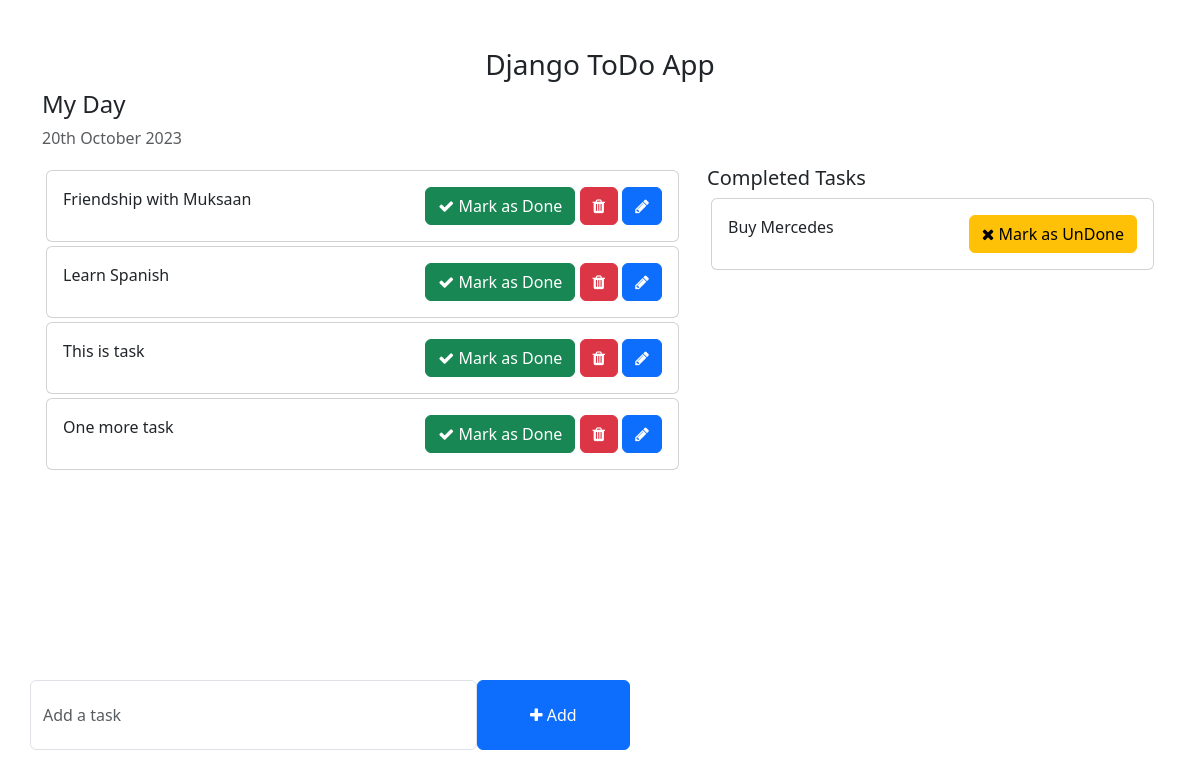
/, run on an earlier commit of the app's database.
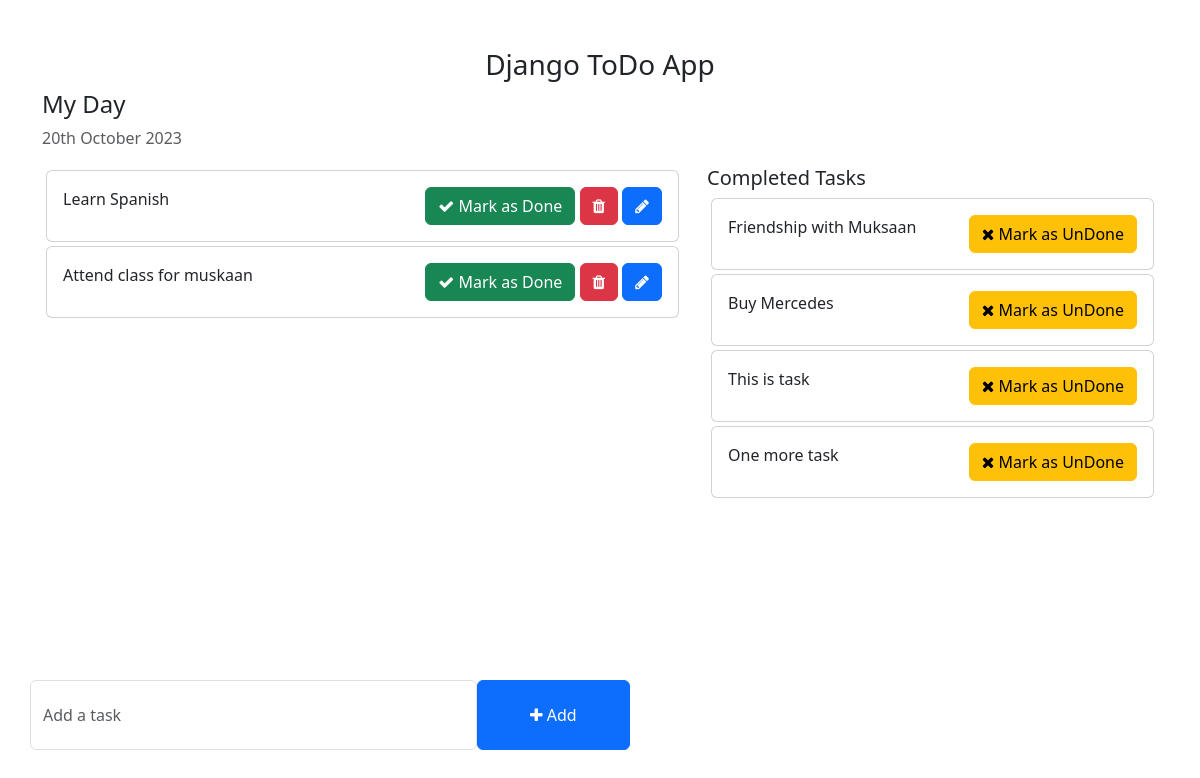
And on a later commit of the database.
### todo/models.py (models this page shows, shortened)
class Task(models.Model):
    task = models.CharField(max_length=250)
    is_completed = models.BooleanField(default=False)
    created_at = models.DateTimeField(auto_now=True)
    updated_at = models.DateTimeField(auto_now=True)

### todo_main/views.py (the view)
# urls.py: 2. Add a URL to urlpatterns:  path('', views.home, name='home')
def home(request):
    tasks = Task.objects.filter(is_completed=False).order_by('updated_at')
    completed_tasks = Task.objects.filter(is_completed=True)
    context = {
            'tasks': tasks,
            'completed_tasks': completed_tasks
            }
    return render(request, 'home.html', context)

### templates/home.html (shortened to what this page needs)
<!DOCTYPE html>
<html lang="en">
<head>
    <link href="https://cdn.jsdelivr.net/npm/bootstrap@5.3.0-alpha1/dist/css/bootstrap.min.css" rel="stylesheet">
    <link rel="stylesheet" href="https://cdnjs.cloudflare.com/ajax/libs/font-awesome/4.7.0/css/font-awesome.min.css">
</head>
<body>
    <div class="container">
        <h3 class="pt-5 text-center">Django ToDo App</h3>
        <div class="row">
            <h4>My Day</h4>
            <p class="text-muted">{% now "jS F Y" %}</p>
            <div class="col-md-7 col-lg-7" style="height: 450px; overflow: scroll;">
                {% for task in tasks %}
                <div class="card m-1">
                    <div class="card-body">
                      {{ task.task }}
                        <span style="position: relative; float: right;">
                          <a href="{% url 'mark_as_done' task.pk %}" class="btn btn-success"><i class="fa fa-check"></i> Mark as Done</a>
                          <a href="{% url 'delete_task' task.pk %}" class="btn btn-danger"><i class="fa fa-trash"></i></a>
                            <a href="{% url 'edit_task' task.pk %}" class="btn btn-primary"><i class="fa fa-pencil"></i></a>
                        </span>
                    </div>
                </div>
                {% endfor %}
            </div>
            <div class="col-md-5 col-lg-5">
                <h5>Completed Tasks</h5>
                {% for task in completed_tasks %}
                <div class="card m-1">
                    <div class="card-body">
                      {{ task.task }}
                        <span style="position: relative; float: right;">
                          <a href="{% url 'mark_as_undone' task.pk %}" class="btn btn-warning"><i class="fa fa-times"></i> Mark as UnDone</a>
                    </div>
                </div>
                {%  endfor %}
            </div>
        </div>
        <div class="row">
            <div class="col-md-6 col-lg-6 p-0" style="position: absolute; bottom: 50px;">
                <form action="{% url 'addTask' %}" method="POST" >
                    <div class="form-group">
                        <span style="display: flex;">
                            <input type="text" name="task" class="form-control" placeholder="Add a task">
                            <button type="submit" class="btn btn-primary" style="width: 200px;"><i class="fa fa-plus"></i> Add</button>
                        </span>
                    </div>
                </form>
            </div>
        </div>
    </div>
</body>
</html>

What changed in the data, as far as the page shows it:
added Task: task "Attend class for muskaan", shown under "My Day"
changed Task "Friendship with Muksaan": moves from the list under "My Day" to the list under "Completed Tasks"
changed Task "This is task": moves from the list under "My Day" to the list under "Completed Tasks"
changed Task "One more task": moves from the list under "My Day" to the list under "Completed Tasks"
